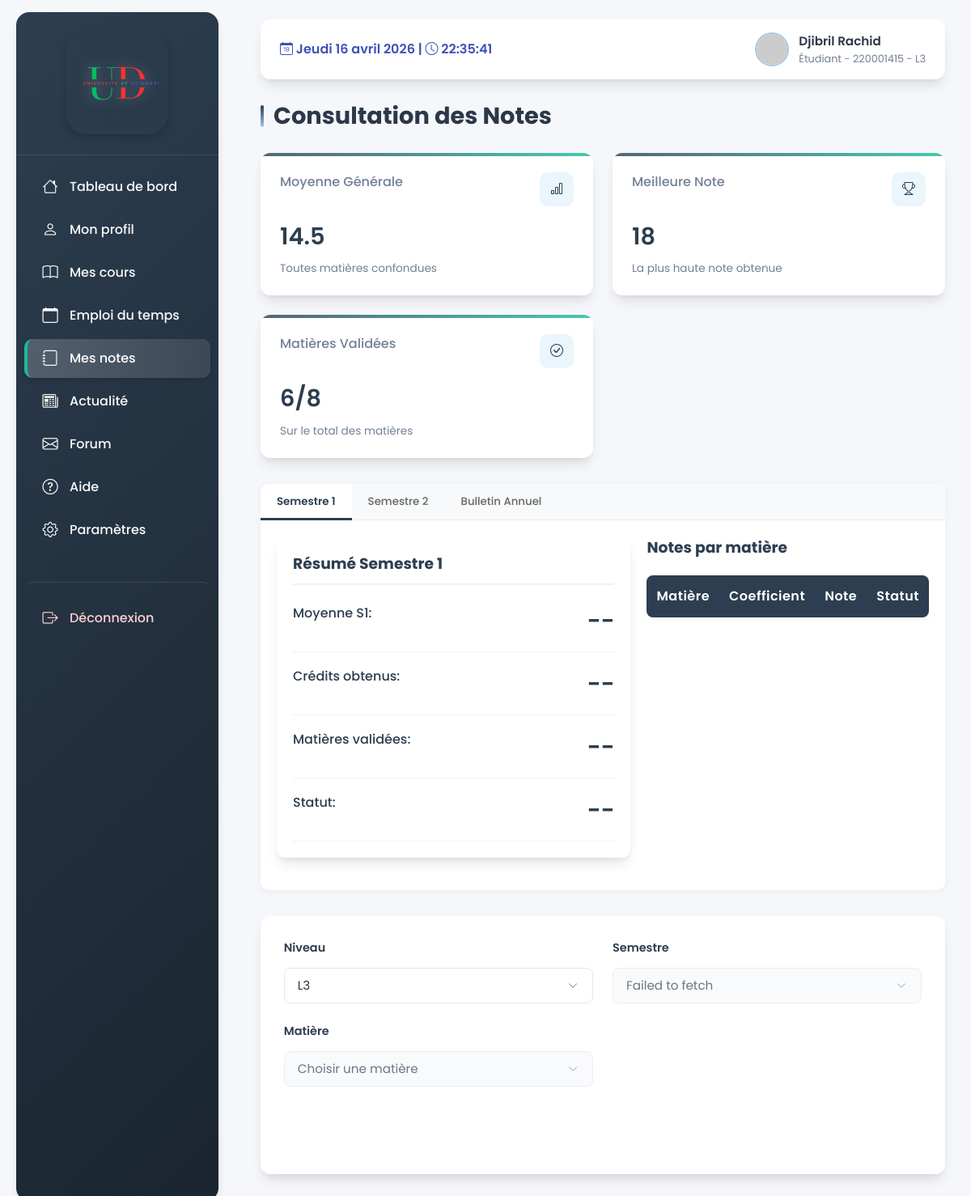
The page /apps/views/students/recevoir_note_etudiant.php (signed in) on the database its author committed.
### tables this page shows
CREATE TABLE `etudiant` (
  `id_etudiant` int(11) NOT NULL,
  `id_filiere` int(11) NOT NULL DEFAULT 1,
  `niveau_filiere` enum('L1','L2','L3','') NOT NULL DEFAULT 'L3',
  `statut` varchar(50) DEFAULT 'inscrit'
);

CREATE TABLE `personne` (
  `id_personne` int(11) NOT NULL,
  `prenom` varchar(50) DEFAULT NULL,
  `nom` varchar(50) DEFAULT NULL,
  `email` varchar(100) DEFAULT NULL,
  `mot_de_passe` varchar(255) DEFAULT NULL,
  `image_profile` varchar(255) DEFAULT NULL,
  `role` varchar(50) DEFAULT NULL,
  `date_inscription` date DEFAULT NULL,
  `dateNaissance` date DEFAULT NULL
);

### apps/views/students/recevoir_note_etudiant.php (the view, shortened to what this page needs)
<?php
require_once '../../../config/db.php';
$user_id = $_SESSION['user_id'];
$etudiant = [];
$niveaux = [];
try {
    $stmt = $conn->prepare("SELECT p.id_personne, p.prenom, p.nom, e.niveau_filiere, f.nom_filiere
                            FROM personne p
                            JOIN etudiant e ON p.id_personne = e.id_etudiant
                            JOIN filiere f ON e.id_filiere = f.id_filiere
                            WHERE p.id_personne = ?");
    $stmt->bind_param("i", $user_id);
    $stmt->execute();
    $result = $stmt->get_result();
    $etudiant = $result->fetch_assoc();
    $result = $conn->query("SELECT DISTINCT niveau_filiere FROM etudiant ORDER BY niveau_filiere");
    $niveaux = $result->fetch_all(MYSQLI_ASSOC);
} catch (Exception $e) {
    die("Erreur : " . $e->getMessage());
}
?>
<!DOCTYPE html>
<html lang="fr">
<head>
    <link href="https://cdnjs.cloudflare.com/ajax/libs/bootstrap-icons/1.10.5/font/bootstrap-icons.min.css" rel="stylesheet">
    <link rel="stylesheet" href="../../../public/assets/css/recevoir_note_etudiant.css">
</head>
<body>
    <div class="dashboard">
        <aside class="left-side">
            <div class="logo">
                <img src="../../../public/assets/img/U-remove.png" alt="Logo U-Digital">
            </div>
            <nav>
                <ul>
                    <a href="acceuil_etudiant.php"><li><i class="bi-house"></i> <span> Tableau de bord</span></li></a>
                    <a href="profile_etudiant.php"><li><i class="bi-person"></i> <span> Mon profil</span></li></a>
                    <a href="recevoir_cours_etudiant.php"><li><i class="bi-book"></i> <span> Mes cours</span></li></a>
                    <a href="etudiant_planning.php"><li><i class="bi-calendar"></i> <span> Emploi du temps</span></li></a>
                    <a href="recevoir_note_etudiant.php" class="active"><li><i class="bi-journal"></i> <span> Mes notes</span></li></a>
                    <a href="#"><li><i class="bi-newspaper"></i> <span>Actualité</span></li></a>
                    <a href="../forum/forum.php"><li><i class="bi-envelope"></i> <span>Forum</span></li></a>
                    <a href="aide.php"><li><i class="bi-question-circle"></i> <span>Aide</span></li></a>
                    <a href="#"><li><i class="bi-gear"></i> <span>Paramètres</span></li></a>
                    <a href="../../../config/logout.php" class="deconnection"><li><i class="bi-box-arrow-right"></i> <span>Déconnexion</span></li></a>
                </ul>
            </nav>
        </aside>
        <main class="main-content">
            <header>
                <div class="date-time-display" id="date-time-display">
                    <i class="bi-calendar-date"></i> <span id="date-display"></span> |
                    <i class="bi-clock"></i> <span id="time-display"></span>
                </div>
                <div class="profile-info">
                    <div class="user-profile">
                        <img src="https://ui-avatars.com/api/?name=<?= urlencode($etudiant['prenom'] . '+' . $etudiant['nom']) ?>&background=4361ee&color=fff" alt="User" class="user-avatar">
                        <div class="user-info">
                            <span class="user-name"><?= htmlspecialchars($etudiant['prenom'] . ' ' . $etudiant['nom']) ?></span>
                            <span class="user-role">Étudiant - <?= htmlspecialchars($etudiant['id_personne']) ?> - <?= htmlspecialchars($etudiant['niveau_filiere']) ?></span>
                        </div>
                    </div>
                </div>
            </header>
            <h1 class="page-title">Consultation des Notes</h1>
            <div class="stats-container">
                <div class="stat-card">
                    <div class="stat-header">
                        <span class="stat-title">Moyenne Générale</span>
                        <div class="stat-icon">
                            <i class="bi bi-bar-chart"></i>
                        </div>
                    </div>
                    <div class="stat-value" id="moyenne-generale">--</div>
                    <div class="stat-desc">Toutes matières confondues</div>
                </div>
                <div class="stat-card">
                    <div class="stat-header">
                        <span class="stat-title">Meilleure Note</span>
                        <div class="stat-icon">
                            <i class="bi bi-trophy"></i>
                        </div>
                    </div>
                    <div class="stat-value" id="meilleure-note">--</div>
                    <div class="stat-desc">La plus haute note obtenue</div>
                </div>
                <div class="stat-card">
                    <div class="stat-header">
                        <span class="stat-title">Matières Validées</span>
                        <div class="stat-icon">
                            <i class="bi bi-check-circle"></i>
                        </div>
                    </div>
                    <div class="stat-value" id="matieres-validees">--</div>
                    <div class="stat-desc">Sur le total des matières</div>
                </div>
            </div>
            <section class="semester-tabs">
                <div class="tabs-header">
                    <button class="tab-btn active" id="tab-s1">Semestre 1</button>
                    <button class="tab-btn" id="tab-s2">Semestre 2</button>
                    <button class="tab-btn" id="tab-bulletin">Bulletin Annuel</button>
                </div>
                <div class="tab-content active" id="content-s1">
                    <div class="semester-summary">
                        <div class="summary-card">
                            <h3>Résumé Semestre 1</h3>
                            <div class="summary-stats">
                                <div class="stat-item">
                                    <span class="stat-label">Moyenne S1:</span>
                                    <span class="stat-value" id="moyenne-s1">--</span>
                                </div>
                                <div class="stat-item">
                                    <span class="stat-label">Crédits obtenus:</span>
                                    <span class="stat-value" id="credits-s1">--</span>
                                </div>
                                <div class="stat-item">
                                    <span class="stat-label">Matières validées:</span>
                                    <span class="stat-value" id="matieres-validees-s1">--</span>
                                </div>
                                <div class="stat-item">
                                    <span class="stat-label">Statut:</span>
                                    <span class="stat-value" id="statut-s1">--</span>
                                </div>
                            </div>
                        </div>
                        <div class="matieres-list">
                            <h3>Notes par matière</h3>
                            <table class="semester-notes-table">
                                <thead>
                                    <tr>
                                        <th>Matière</th>
                                        <th>Coefficient</th>
                                        <th>Note</th>
                                        <th>Statut</th>
                                    </tr>
                                </thead>
                            </table>
                        </div>
                    </div>
                </div>
            </section>
            <section class="selection-form">
                <div class="form-grid">
                    <div class="form-group">
                        <label for="niveau_filiere" class="form-label">Niveau</label>
                        <select id="niveau_filiere" class="form-select">
                            <?php foreach ($niveaux as $niveau): ?>
                                <option value="<?= htmlspecialchars($niveau['niveau_filiere']) ?>" <?= ($niveau['niveau_filiere'] === $etudiant['niveau_filiere']) ? 'selected' : '' ?>>
                                    <?= htmlspecialchars($niveau['niveau_filiere']) ?>
                                </option>
                            <?php endforeach; ?>
                        </select>
                    </div>
                    <div class="form-group">
                        <label for="semestre" class="form-label">Semestre</label>
                        <select id="semestre" class="form-select" disabled>
                            <option value="" selected disabled>Choisir un semestre</option>
                        </select>
                    </div>
                    <div class="form-group">
                        <label for="matiere" class="form-label">Matière</label>
                        <select id="matiere" class="form-select" disabled>
                            <option value="" selected disabled>Choisir une matière</option>
                        </select>
                    </div>
                </div>
                <button id="search-btn" class="submit-btn" disabled>
                    <i class="bi bi-search"></i>
                    <span>Afficher les notes</span>
                </button>
            </section>
        </main>
    </div>
</body>
</html>

### rows shown on the page
etudiant: id_etudiant.nom "Djibril Rachid", id_etudiant.id_personne "220001415", niveau_filiere "L3"
